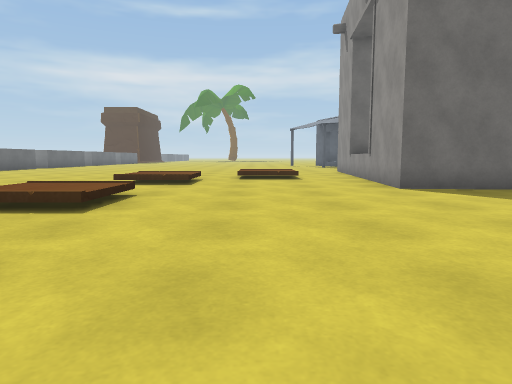
View 1 (above)

24 first-person views from a walk through a 3-D level made in the Unity game engine. The camera is 0.62 m above the floor, tilts 6° down and sees 75° across. The floor is counted in squares, 1 m on a side. Each view is taken from the middle of a square. On the plan, view 1 faces up. The plan holds only what a view shows up to about 10 squares ahead; the rest is blank. The place goes on beyond the plan. Some surface patterns are stand-ins.

View 2
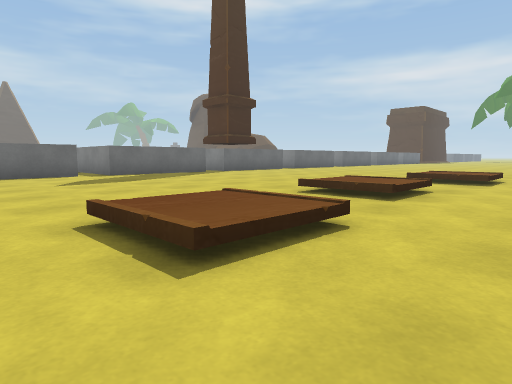

View 3
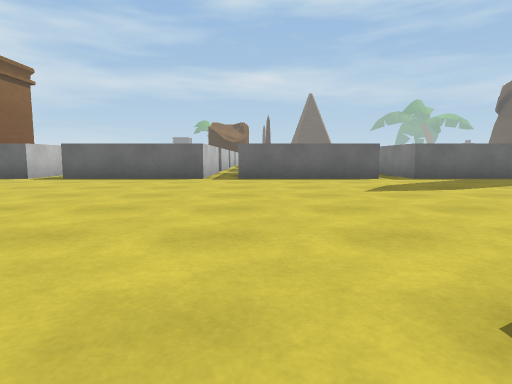

View 4
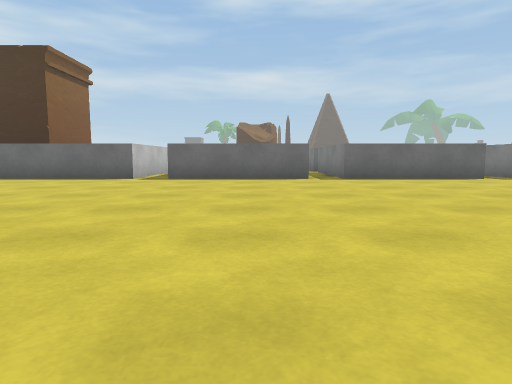

View 5
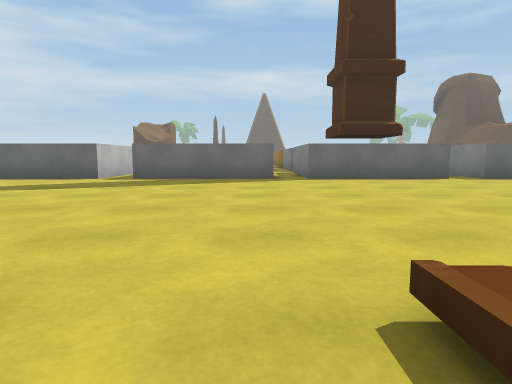

View 6
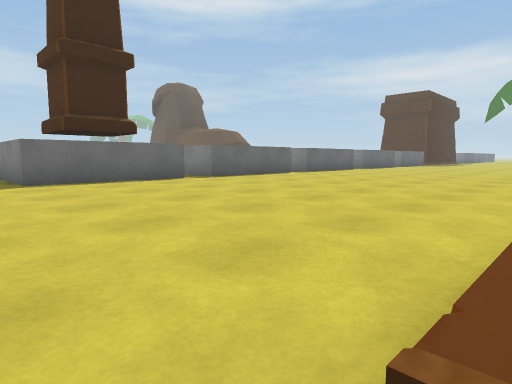

View 7
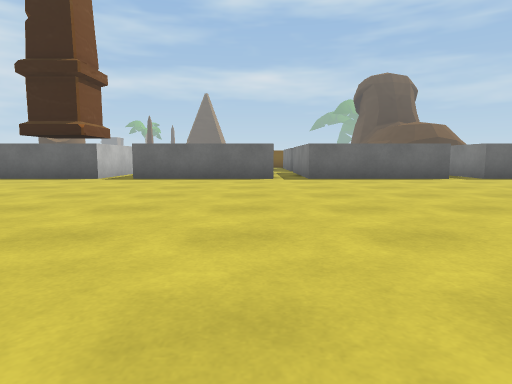

View 8
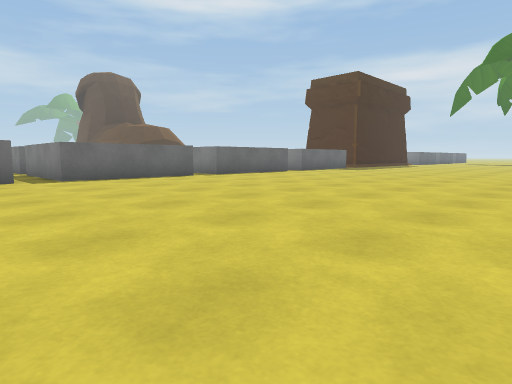

View 9
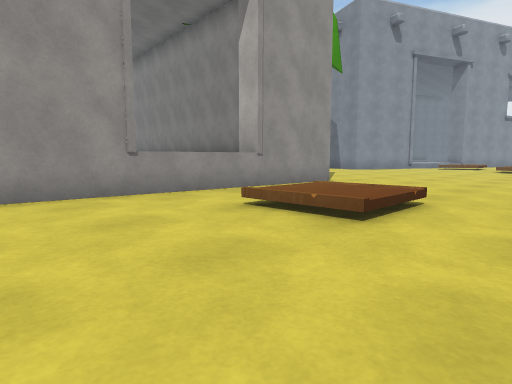

View 10
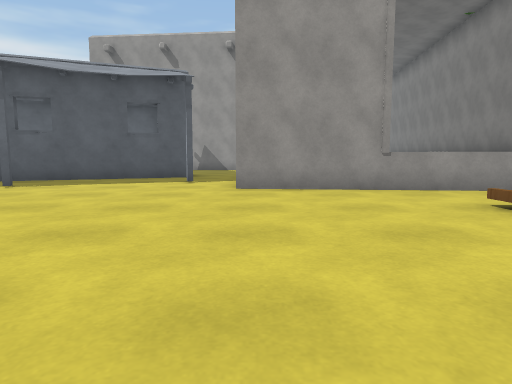

View 11
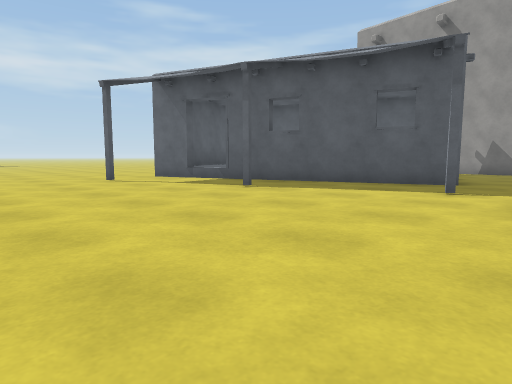

View 12
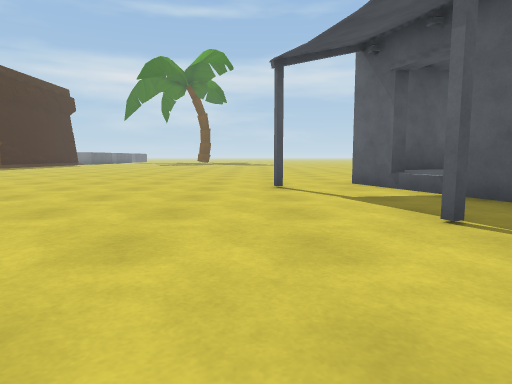

View 13
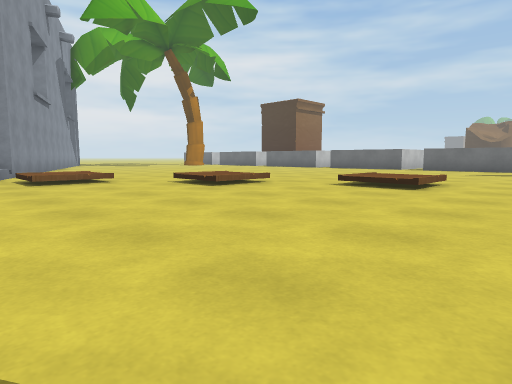

View 14
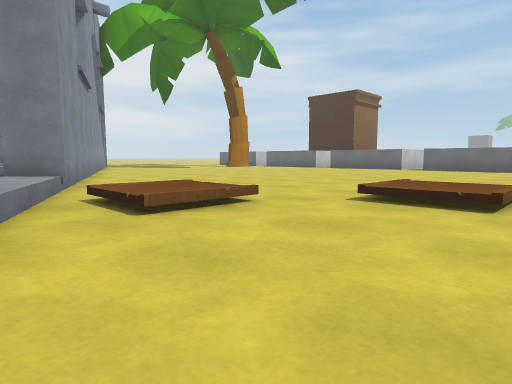

View 15
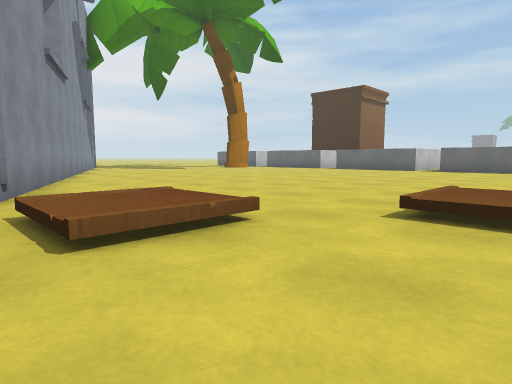

View 16
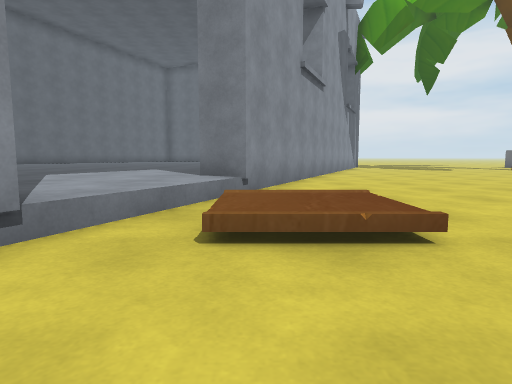

View 17
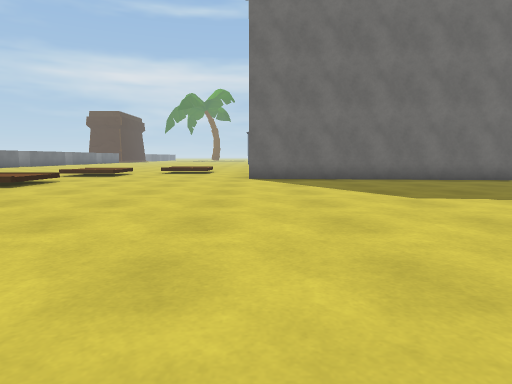

View 18
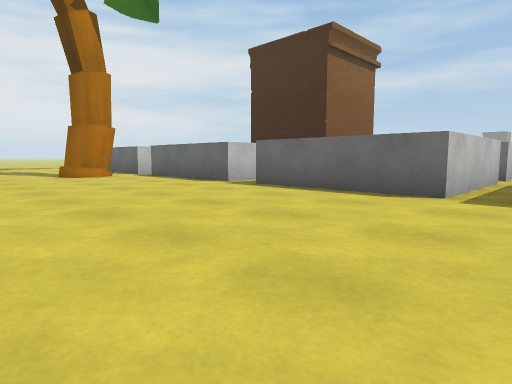

View 19
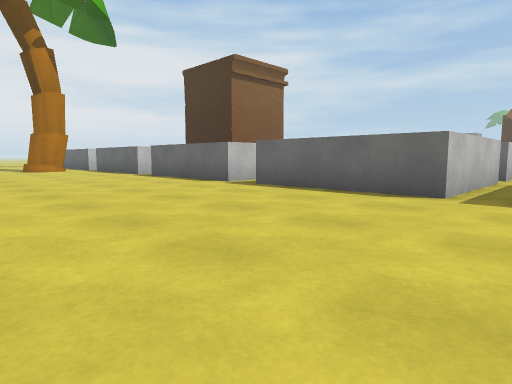

View 20
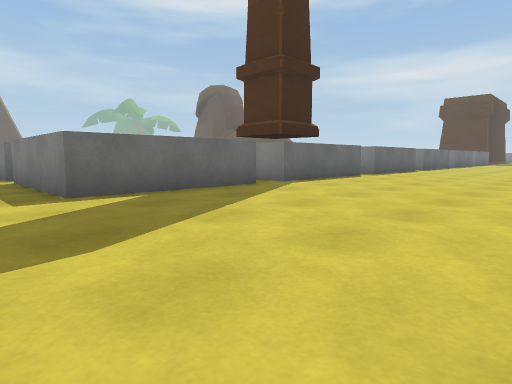

View 21
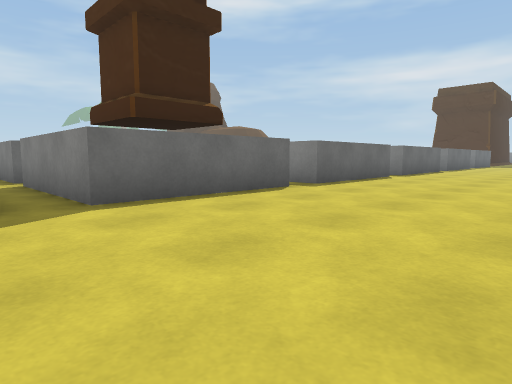

View 22
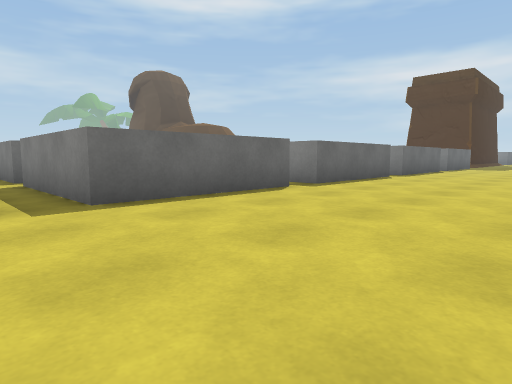

View 23
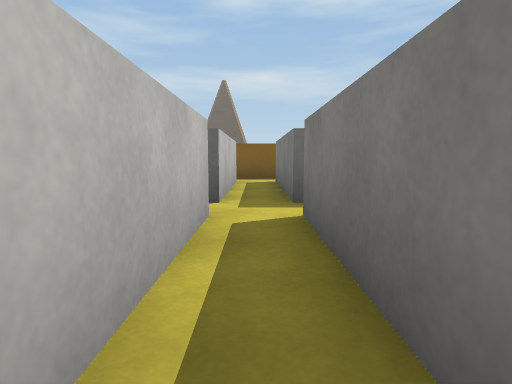

View 24
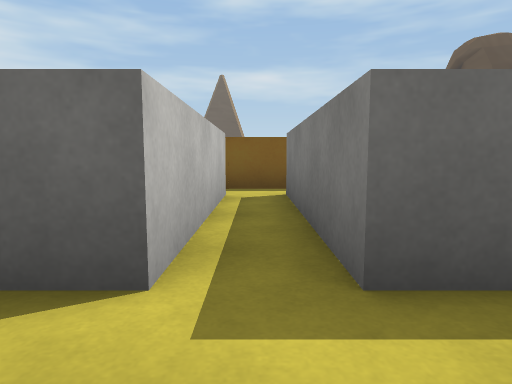

### Floor plan
Key: @ floor where view 1 was taken; # wall or solid block; . floor; ^ raised ledge; B building.
Columns run from 22 left of view 1 to 7 right of it. Each row starts with its distance up from view 1.
 24           #. .............. BB
 23           ..............B..BB
 22           #................B
 21           #.................B
 20           #.................B
 19         ###...............B.B
 18         .....................B
 17           #..................B
 16           #................B.B
 15           #........ ..........
 14 #.####.####...............#
 13 #.................. ......B
 12 # ####.####........ ......B
 11           #...........^^.B
 10           #...........^^.B
  9     ##.####........^^....BB
  8      ..............^^....#
  7           #..............#BB B
  6           #.................##
  5           #........^^.........
  4        ####........^^.........
  3        .......................
  2           #........^^.........
  1           #........^^........
  0           #........^^.@......
 -1           #.................
 -2        ..............^^.....
 -3        ####..........^^.....
 -4           #................#
 -5           #.............^^.B
 -6           #.............^^BBB
 -7        ...................BBBB
 -8        ####...... .......BBBBB
 -9           #......  ......#BBBB
-10           #......  .....B  BBB

Where each view was taken, in squares from view 1:
view 1: 0 up, 0 right, facing up
view 2: 1 down, 0 right, facing up-left
view 3: 1 down, 2 left, facing left
view 4: 4 down, 2 left, facing left
view 5: 7 up, 2 left, facing left
view 6: 7 up, 3 left, facing up-left
view 7: 17 up, 2 left, facing left
view 8: 16 up, 2 left, facing up-left
view 9: 14 up, 2 left, facing down-right
view 10: 14 up, 3 left, facing right
view 11: 14 up, 1 left, facing up-right
view 12: 16 up, 2 right, facing up
view 13: 4 up, 5 right, facing down-left
view 14: 1 down, 5 right, facing down-left
view 15: 2 down, 4 right, facing down-left
view 16: 2 down, 3 right, facing down
view 17: 3 down, 3 right, facing up
view 18: 6 down, 6 left, facing down-left
view 19: 1 down, 6 left, facing down-left
view 20: 2 up, 6 left, facing up-left
view 21: 7 up, 7 left, facing up-left
view 22: 12 up, 7 left, facing up-left
view 23: 13 up, 12 left, facing left
view 24: 13 up, 15 left, facing left
